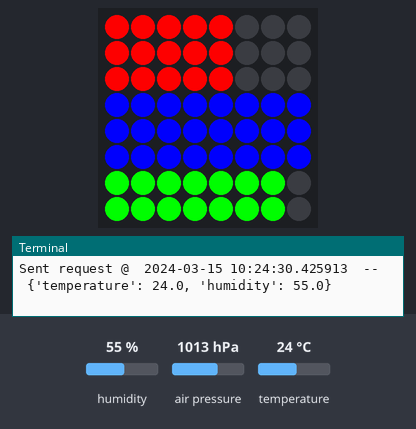
Recording of a program running on a simulated Raspberry Pi (BCM pin numbers) with a Sense HAT. Parts: the Sense HAT's 8×8 RGB LED matrix, the last lines printed to the terminal. The test bench sets the inputs (shaded band); at power-on: humidity 55 %, temperature 24 °C, air pressure 1013 hPa. The clock reads 2024-03-15 10:24:30 at power-on unless the program sets it; web requests get an empty 200 reply after 0.4 s.

Above: at 1.2 s.
1.3 s: humidity set to 22 %
At 12.0 s:
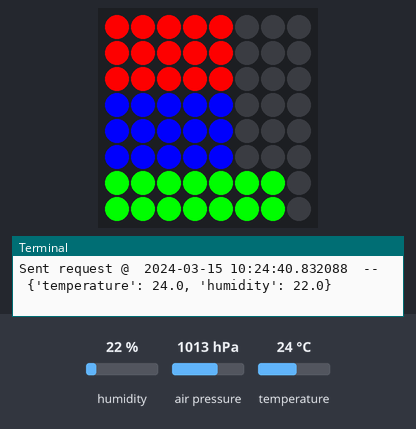
12.3 s: temperature set to 12 °C
At 22.4 s:
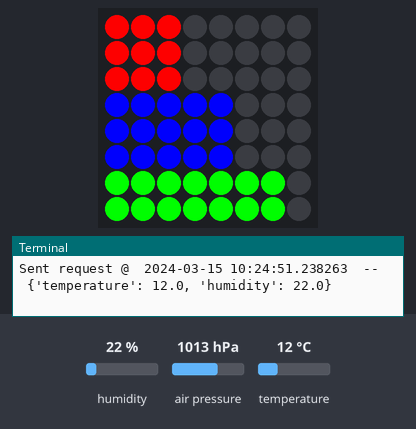
22.7 s: humidity set to 40 %
At 32.0 s:
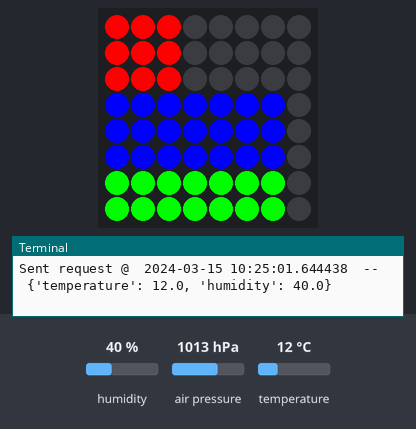
33.1 s: temperature set to 19 °C
At 42.5 s:
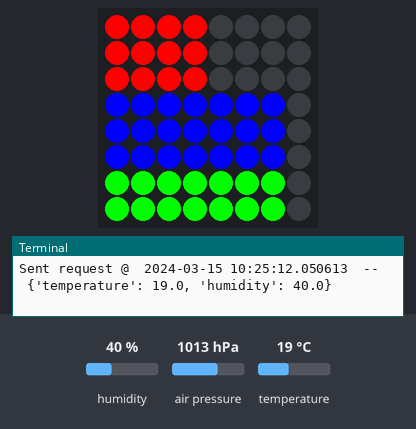
Timing chart, 0 to 44.0 s (numbered marks = the images above; inputs shaded):
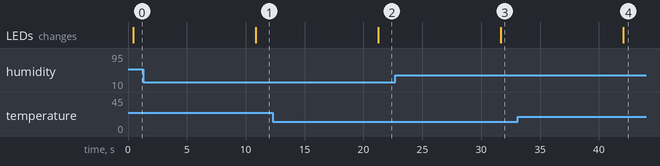

The program:

senseHATLocal.py
```python
from datetime import datetime
from sense_hat import SenseHat

import requests
import time

# Set colors
e = (0, 0, 0)
w = (255, 255, 255)
r = (255, 0, 0)     # temperature
g = (0, 255, 0)     # pressure
b = (0, 0, 255)     # humidity

# Set matrix of colors
data = [
  # Temperature
e, e, e, e, e, e, e, e,
e, e, e, e, e, e, e, e,
e, e, e, e, e, e, e, e,
  # Humidity
e, e, e, e, e, e, e, e,
e, e, e, e, e, e, e, e,
e, e, e, e, e, e, e, e,
  # Pressure
e, e, e, e, e, e, e, e,
e, e, e, e, e, e, e, e
]

def get_temp_bar():
  t = []
  if 0.0 <= temp and temp <= 5.0:
    t = [
      r, e, e, e, e, e, e, e,
      r, e, e, e, e, e, e, e,
      r, e, e, e, e, e, e, e
    ]
  elif 5.0 < temp and temp <= 10.0:
    t = [
      r, r, e, e, e, e, e, e,
      r, r, e, e, e, e, e, e,
      r, r, e, e, e, e, e, e
    ]
  elif 10.0 < temp and temp <= 15.0:
    t = [
      r, r, r, e, e, e, e, e,
      r, r, r, e, e, e, e, e,
      r, r, r, e, e, e, e, e
    ]
  elif 15.0 < temp and temp <= 20.0:
    t = [
      r, r, r, r, e, e, e, e,
      r, r, r, r, e, e, e, e,
      r, r, r, r, e, e, e, e
    ]
  elif 20.0 < temp and temp <= 25.0:
    t = [
      r, r, r, r, r, e, e, e,
      r, r, r, r, r, e, e, e,
      r, r, r, r, r, e, e, e
    ]
  elif 25.0 < temp and temp <= 30.0:
    t = [
      r, r, r, r, r, r, e, e,
      r, r, r, r, r, r, e, e,
      r, r, r, r, r, r, e, e
    ]
  elif 30.0 < temp and temp <= 35.0:
    t = [
      r, r, r, r, r, r, r, e,
      r, r, r, r, r, r, r, e,
      r, r, r, r, r, r, r, e
    ]
  elif 35.0 < temp and temp <= 40.0:
    t = [
      r, r, r, r, r, r, r, r,
      r, r, r, r, r, r, r, r,
      r, r, r, r, r, r, r, r
    ]
  else:
    t = [
      r, r, r, r, r, r, r, r,
      r, r, r, r, r, r, r, r,
      r, r, r, r, r, r, r, r
    ]

  return t

def get_humi_bar():
  h = []
  if 0.0 <= humidity and humidity <= 10.0:
    h = [
      b, e, e, e, e, e, e, e,
      b, e, e, e, e, e, e, e,
      b, e, e, e, e, e, e, e
    ]
  elif 10.0 < humidity and humidity <= 20.0:
    h = [
      b, b, b, e, e, e, e, e,
      b, b, b, e, e, e, e, e,
      b, b, b, e, e, e, e, e
    ]
  elif 20.0 < humidity and humidity <= 30.0:
    h = [
      b, b, b, b, b, e, e, e,
      b, b, b, b, b, e, e, e,
      b, b, b, b, b, e, e, e
    ]
  elif 30.0 < humidity and humidity <= 40.0:
    h = [
      b, b, b, b, b, b, b, e,
      b, b, b, b, b, b, b, e,
      b, b, b, b, b, b, b, e
    ]
  else:
    h = [
      b, b, b, b, b, b, b, b,
      b, b, b, b, b, b, b, b,
      b, b, b, b, b, b, b, b
    ]

  return h

def get_press_bar():
  t = []
  if 0 <= pressure and pressure <= 300.0:
    p = [
      g, e, e, e, e, e, e, e,
      g, e, e, e, e, e, e, e
    ]
  elif 300.0 < pressure and pressure <= 600.0:
    p = [
      g, g, g, e, e, e, e, e,
      g, g, g, e, e, e, e, e
    ]
  elif 600.0 < pressure and pressure <= 900.0:
    p = [
      g, g, g, g, g, e, e, e,
      g, g, g, g, g, e, e, e
    ]
  elif 600.0 < pressure and pressure <= 1200.0:
    p = [
      g, g, g, g, g, g, g, e,
      g, g, g, g, g, g, g, e
    ]
  else:
    p = [
      g, g, g, g, g, g, g, g,
      g, g, g, g, g, g, g, g
    ]

  return p

sense = SenseHat()
sense.clear()

url = "https://localhost:3000/weather"

# Repeat every 10 seconds (testing purposes only)
while True:
  # get sensor data
  temp = round(sense.get_temperature(), 2)
  humidity = round(sense.get_humidity(), 2)
  pressure = round(sense.get_pressure(), 2)

  # construct the object to send to db
  data = {'temperature' : temp, 'humidity' : humidity}

  # execute POST request
  requests.post(url = url, params = data)
  print('Sent request @ ', datetime.now(), ' -- ', data)

  # display on senseHAT
  readings = get_temp_bar() + get_humi_bar() + get_press_bar()
  sense.set_pixels(readings)

  time.sleep(10)
```

Measured:
- after the input at 1.3 s, the LEDs: change after 9.5 s (image 1)
- after the input at 12.3 s, the LEDs: change after 8.9 s (image 2)
- after the input at 22.7 s, the LEDs: change after 8.9 s (image 3)
- after the input at 33.1 s, the LEDs: change after 9.0 s (image 4)
